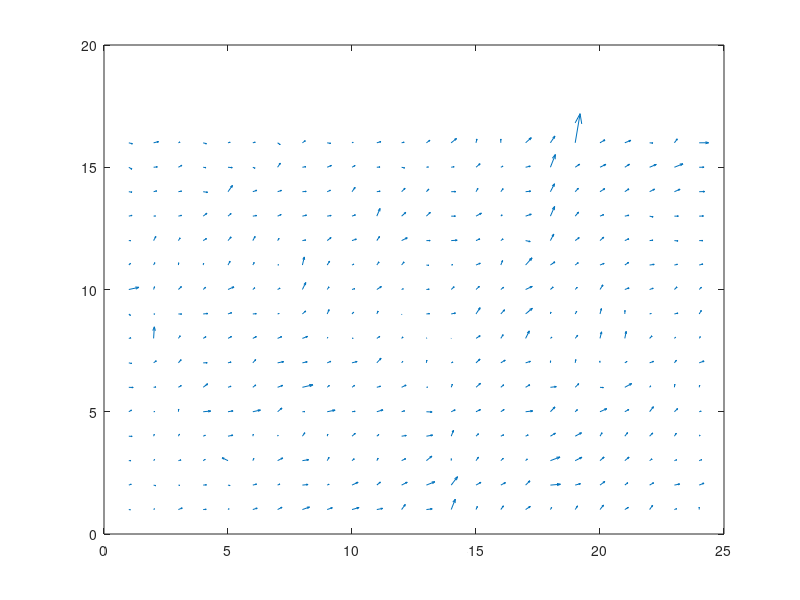

Reproduce this figure in MATLAB.
clc;clear;close all;

load('q3images.mat')

im1 = (gardenImages(:,:,1));
im1 = im2uint8(im1 ./ max(im1(:)));
im2 = (gardenImages(:,:,2));
im2 = im2uint8(im2 ./ max(im2(:)));

[sizex, sizey] = size(im1);

l = 15;

m = round(sizex / l);
n = round(sizey / l);
us = zeros(m, n);
vs = zeros(m, n);

for row = 0:m - 1
    for col = 0:n - 1
        Ix = zeros(l, l);
        Iy = zeros(l, l);
        It = zeros(l, l);
        
        for x = 1:l
            for y = 1:l
                if row * l + x + 1 >= sizex
                    Ix(x, y) = im2(row * l + x - 1, col * l + y) - im2(row * l + x, col * l + y);
                else
                    Ix(x, y) = im2(row * l + x, col * l + y) - im2(row * l + x + 1, col * l + y);
                end
                
                if col * l + y + 1 >= sizey
                    Iy(x, y) = im2(row * l + x, col * l + y - 1) - im2(row * l + x, col * l + y);
                else
%                     row * l + x
%                     col * l + y + 1
                    Iy(x, y) = im2(row * l + x, col * l + y) - im2(row * l + x, col * l + y + 1);
                end
                
                
                It(x, y) = im2(row * l + x, col * l + y) - im1(row * l + x, col * l + y);
            end
        end
        
        a11 = 0;
        a12 = 0;
        a21 = 0;
        a22 = 0;
        b1 = 0;
        b2 = 0;
        for x = 1:l
            for y = 1:l
                a11 = a11 + Ix(x, y) * Ix(x, y);
                a12 = a12 + Ix(x, y) * Iy(x, y);
                a21 = a21 + Iy(x, y) * Ix(x, y);
                a22 = a22 + Iy(x, y) * Iy(x, y);
                
                b1 = b1 + Ix(x, y) * It(x, y);
                b2 = b2 + Iy(x, y) * It(x, y);
            end
        end
        
        
        A = [a11, a12; a21, a22];
        R = A \ [b1; b2];

        us(row + 1, col + 1) = R(1);
        vs(row + 1, col + 1) = R(2);
        
        
        
        
    end
end

quiver(us, flipud(vs));
                      